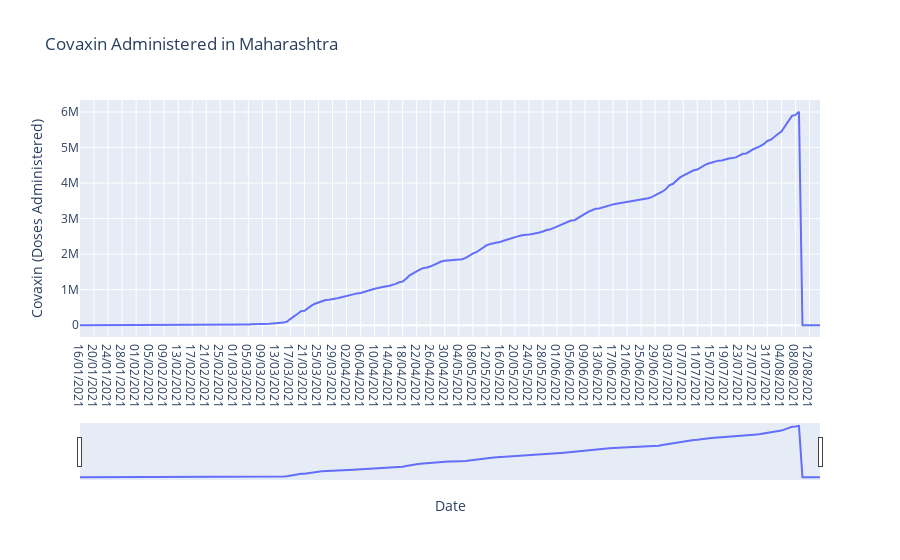

The notebook cell saved with this chart:
### Markdown cell above
<b>Total Covaxin vaccination provided on Maharashtra</b>

### Code cell
# looking at the Covaxin vaccination data provided on maharashtra state 
fig = px.line(Maharashtra,x="Date",y=" Covaxin (Doses Administered)",title="Covaxin Administered in Maharashtra")  
fig.update_xaxes(rangeslider_visible=True)

### Figure 1 — Plotly figure (JSON) as saved in the notebook; plotly's stock layout.template omitted (floating-point values rounded to 4 significant figures; data arrays with more than 128 entries replaced by an {"elided": "..."} marker saying what was removed)
{"data": [{"hovertemplate": "Date=%{x}<br> Covaxin (Doses Administered)=%{y}<extra></extra>", "legendgroup": "", "line": {"color": "#636efa", "dash": "solid"}, "marker": {"symbol": "circle"}, "mode": "lines", "name": "", "orientation": "v", "showlegend": false, "type": "scatter", "x": {"elided": "212 str values"}, "xaxis": "x", "y": {"elided": "212 int values"}, "yaxis": "y"}], "layout": {"autosize": true, "legend": {"tracegroupgap": 0}, "title": {"text": "Covaxin Administered in Maharashtra"}, "xaxis": {"anchor": "y", "autorange": true, "domain": [0, 1], "range": [0, 211], "rangeslider": {"autorange": true, "range": [0, 211], "visible": true, "yaxis": {"_template": null, "rangemode": "match"}}, "title": {"text": "Date"}, "type": "category"}, "yaxis": {"anchor": "x", "autorange": true, "domain": [0, 1], "range": [-333600.0, 6339000.0], "title": {"text": " Covaxin (Doses Administered)"}, "type": "linear"}}}
